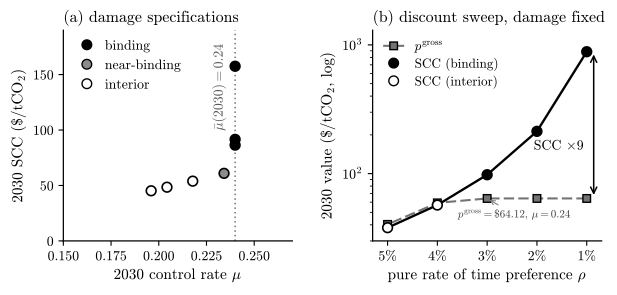

This chart was generated by the following Python code:
#!/usr/bin/env python3
"""
fig_scatter (full) -- print-sized: small native canvas + large fonts so text stays
legible after \includegraphics[width=\textwidth] scales it down in the manuscript.
(a) damage specs: SCC vs control rate, binding stack on ceiling.
(b) discount sweep: rho on x, SCC and p^gross on shared log axis.
Grayscale. Flip USETEX for Computer Modern. Values from Tables main_results / reference_sweep.
"""
import numpy as np, matplotlib as mpl, matplotlib.pyplot as plt
from matplotlib.lines import Line2D
USETEX=False
mpl.rcParams.update({"text.usetex":USETEX,"font.family":"serif",
    "font.serif":["cmr10","CMU Serif","Computer Modern Roman","DejaVu Serif"],
    "mathtext.fontset":"cm","axes.unicode_minus":False,
    "font.size":11,"axes.linewidth":0.9,
    "xtick.labelsize":10,"ytick.labelsize":10})
BLACK="0.0"; MUBAR=0.24
TITLE=11.5; LAB=11; ANN=10; LEG=10

fig,(axA,axB)=plt.subplots(1,2,figsize=(6.3,3.1))

# ---------- panel (a) ----------
specs=[("Dietz-Stern",0.1960,45.20,"interior"),
       ("Nordhaus DICE-2016",0.2043,48.45,"interior"),
       ("Weitzman (2012)",0.2178,53.91,"interior"),
       ("Nordhaus DICE-2023",0.2342,60.94,"near"),
       ("Howard-Sterner Central",0.2400,86.40,"binding"),
       ("Kahn et al.",0.2400,91.57,"binding"),
       ("Howard-Sterner High",0.2400,157.52,"binding")]
fillc={"binding":BLACK,"near":"0.55","interior":"white"}
axA.axvline(MUBAR,color="0.45",lw=1.1,ls=(0,(1,2)),zorder=1)
for _,m,scc,st in specs:
    axA.plot(m,scc,marker="o",ms=7,mew=1.2,ls="none",zorder=3,mfc=fillc[st],mec=BLACK)
axA.text(MUBAR-0.004,178,r"$\bar{\mu}(2030)=0.24$",rotation=90,va="top",ha="right",fontsize=ANN,color="0.35")
axA.set_xlim(0.15,0.27); axA.set_ylim(0,190)
axA.set_xlabel(r"2030 control rate $\mu$",fontsize=LAB)
axA.set_ylabel(r"2030 SCC ($\$$/tCO$_2$)",fontsize=LAB)
axA.set_title(r"(a) damage specifications",fontsize=TITLE,loc="left")
for s in ("top","right"): axA.spines[s].set_visible(False)
legA=[Line2D([],[],marker="o",ls="none",ms=7,mfc=BLACK,mec=BLACK,label="binding"),
      Line2D([],[],marker="o",ls="none",ms=7,mfc="0.55",mec=BLACK,label="near-binding"),
      Line2D([],[],marker="o",ls="none",ms=7,mfc="white",mec=BLACK,label="interior")]
axA.legend(handles=legA,frameon=False,fontsize=LEG,loc="upper left",handletextpad=0.3,borderpad=0.2)

# ---------- panel (b) ----------
rho=np.array([1,2,3,4,5.]); scc=np.array([885.,213.,98.,57.,38.])
pgr=np.array([64.12,64.12,64.12,59.23,40.31]); binding=np.array([1,1,1,0,0],bool)
axB.plot(rho,pgr,color="0.45",lw=1.5,ls=(0,(5,2)),marker="s",ms=5.5,mfc="0.45",mec=BLACK,zorder=3,
         label=r"$p^{\mathrm{gross}}$")
axB.plot(rho,scc,color=BLACK,lw=1.7,zorder=3)
for x,y,b in zip(rho,scc,binding):
    axB.plot(x,y,marker="o",ms=7,mew=1.2,ls="none",zorder=4,mfc=(BLACK if b else "white"),mec=BLACK)
axB.plot([],[],marker="o",ms=7,ls="none",mfc=BLACK,mec=BLACK,label="SCC (binding)")
axB.plot([],[],marker="o",ms=7,ls="none",mfc="white",mec=BLACK,label="SCC (interior)")
axB.annotate(r"$p^{\mathrm{gross}}=\$64.12$, $\mu=0.24$",
             xy=(3.0,64.12),xytext=(2.45,48),fontsize=ANN-2,color="0.25",ha="center",va="center",
             arrowprops=dict(arrowstyle="->",color="0.5",lw=0.8))
axB.annotate("",xy=(0.86,885),xytext=(0.86,65),arrowprops=dict(arrowstyle="<->",color=BLACK,lw=1.1))
axB.text(1.55,160,r"SCC $\times 9$",fontsize=ANN,va="center",ha="center")
axB.set_yscale("log")
axB.set_xticks(rho); axB.set_xticklabels([f"{int(r)}%" for r in rho])
axB.set_xlabel(r"pure rate of time preference $\rho$",fontsize=LAB)
axB.set_ylabel(r"2030 value ($\$$/tCO$_2$, log)",fontsize=LAB)
axB.set_xlim(0.7,5.3); axB.set_ylim(30,1300); axB.invert_xaxis()
for s in ("top","right"): axB.spines[s].set_visible(False)
axB.legend(frameon=False,fontsize=LEG-0.5,loc="upper left",handlelength=1.6,borderpad=0.3,labelspacing=0.35)
axB.set_title(r"(b) discount sweep, damage fixed",fontsize=TITLE,loc="left")

fig.tight_layout(w_pad=1.6)
fig.savefig("fig_scatter.png",dpi=220,bbox_inches="tight")
fig.savefig("fig_scatter.pdf",bbox_inches="tight")
print("done; native size 6.3 x 3.1 in, base font 11pt")
